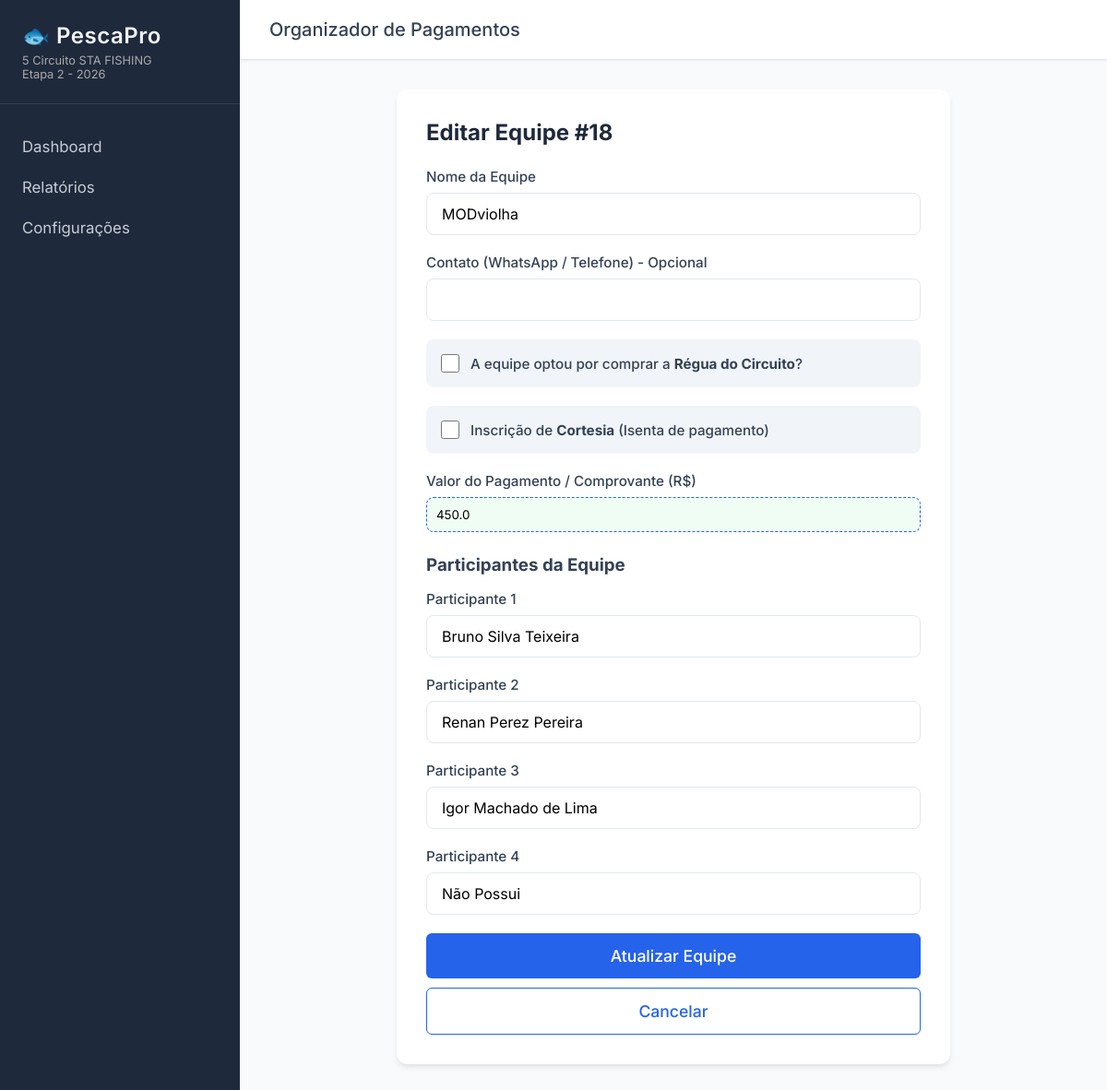
Before: /edit_team/18 with the older database file.
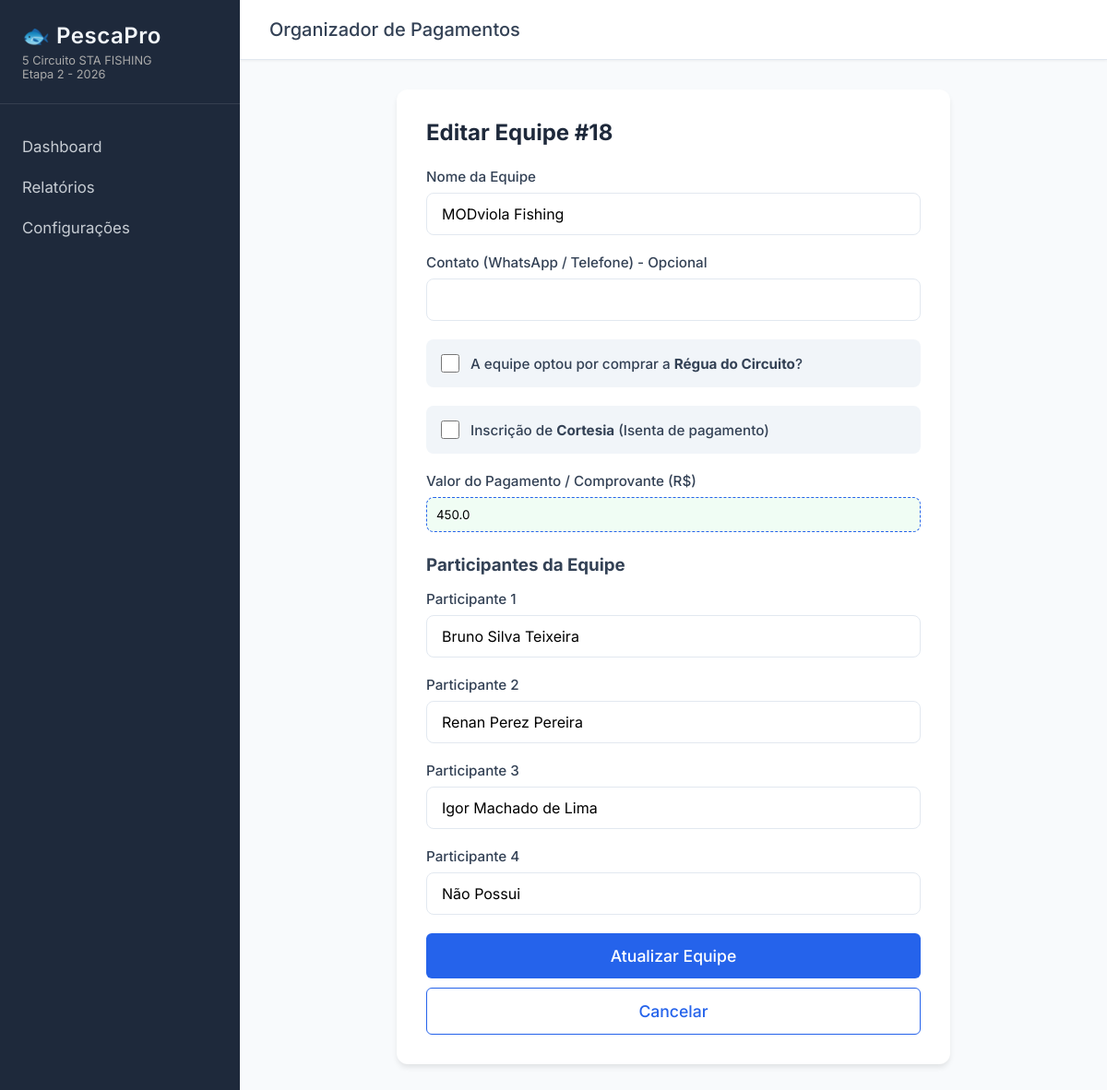
After: the same page with the newer database file.
### tables this page shows
CREATE TABLE settings (
            id INTEGER PRIMARY KEY CHECK (id = 1),
            circuit_name TEXT,
            stage_name TEXT
        , year TEXT DEFAULT '2026');

CREATE TABLE teams (
            id INTEGER PRIMARY KEY AUTOINCREMENT,
            name TEXT NOT NULL,
            contact TEXT,
            has_ruler BOOLEAN DEFAULT 0,
            payment_status TEXT DEFAULT 'Pendente',
            receipt_filename TEXT NOT NULL,
            created_at TIMESTAMP DEFAULT CURRENT_TIMESTAMP
        , participant1 TEXT, participant2 TEXT, participant3 TEXT, participant4 TEXT, circuit_name TEXT, stage_name TEXT, year TEXT, is_courtesy BOOLEAN DEFAULT 0, payment_amount REAL DEFAULT 0.0);

### app.py (the view, shortened to what this page needs)
@app.route('/edit_team/<int:team_id>', methods=['GET', 'POST'])
def edit_team(team_id):
    conn = get_db()
    team = conn.execute('SELECT * FROM teams WHERE id = ?', (team_id,)).fetchone()
    conn.close()
    if not team:
        flash('Equipe não encontrada.')
        return redirect(url_for('dashboard'))
    return render_template('edit_team.html', team=team)

### app.py (called while the page is built)
@app.context_processor
def inject_settings():
    try:
        conn = get_db()
        settings = conn.execute('SELECT * FROM settings WHERE id = 1').fetchone()
        conn.close()
        return dict(app_settings=settings)
    except:
        return dict()

### database.py (called while the page is built)
def get_db():
    conn = sqlite3.connect(DB_NAME)
    conn.row_factory = sqlite3.Row
    return conn

### templates/edit_team.html
{% extends "base.html" %}
{% block content %}
<div class="form-container">
    <h2>Editar Equipe #{{ team.id }}</h2>
    <form action="{{ url_for('edit_team', team_id=team.id) }}" method="POST" class="modern-form">
        <div class="form-group">
            <label for="name">Nome da Equipe</label>
            <input type="text" id="name" name="name" value="{{ team.name }}" required>
        </div>
        <div class="form-group">
            <label for="contact">Contato (WhatsApp / Telefone) - Opcional</label>
            <input type="text" id="contact" name="contact" value="{{ team.contact or '' }}">
        </div>
        <div class="form-group checkbox-group">
            <input type="checkbox" id="has_ruler" name="has_ruler" value="1" {% if team.has_ruler %}checked{% endif %}>
            <label for="has_ruler">A equipe optou por comprar a <strong>Régua do Circuito</strong>?</label>
        </div>
        <div class="form-group checkbox-group">
            <input type="checkbox" id="is_courtesy" name="is_courtesy" value="1" {% if team.is_courtesy %}checked{% endif %}>
            <label for="is_courtesy">Inscrição de <strong>Cortesia</strong> (Isenta de pagamento)</label>
        </div>
        <div class="form-group">
            <label for="payment_amount">Valor do Pagamento / Comprovante (R$)</label>
            <input type="number" id="payment_amount" name="payment_amount" step="0.01" min="0" value="{{ team.payment_amount or '0.00' }}" placeholder="Ex: 250.00" class="file-input">
        </div>
        <h3 style="margin-top: 1.5rem; margin-bottom: 1rem;">Participantes da Equipe</h3>
        <div class="form-group">
            <label for="participant1">Participante 1</label>
            <input type="text" id="participant1" name="participant1" value="{{ team.participant1 }}" required>
        </div>
        <div class="form-group">
            <label for="participant2">Participante 2</label>
            <input type="text" id="participant2" name="participant2" value="{{ team.participant2 }}" required>
        </div>
        <div class="form-group">
            <label for="participant3">Participante 3</label>
            <input type="text" id="participant3" name="participant3" value="{{ team.participant3 }}" required>
        </div>
        <div class="form-group">
            <label for="participant4">Participante 4</label>
            <input type="text" id="participant4" name="participant4" value="{{ team.participant4 }}" required>
        </div>
        <button type="submit" class="btn btn-large btn-primary w-100">Atualizar Equipe</button>
        <a href="{{ url_for('dashboard') }}" class="btn btn-large btn-outline w-100" style="margin-top: 10px; display: block; text-align: center; text-decoration: none;">Cancelar</a>
    </form>
</div>
{% endblock %}

### templates/base.html (shortened to what this page needs)
<!DOCTYPE html>
<html lang="pt-BR">
<head>
    <link rel="stylesheet" href="{{ url_for('static', filename='css/style.css') }}">
</head>
<body>
    <div class="app-container">
        <aside class="sidebar">
            <div class="sidebar-header">
                <h2>🐟 PescaPro</h2>
                {% if app_settings %}
                <p style="font-size: 0.8rem; margin-top: 5px; color: #aaa;">
                    {{ app_settings.circuit_name }} <br>
                    {{ app_settings.stage_name }} - {{ app_settings.year }}
                </p>
                {% endif %}
            </div>
            <nav class="sidebar-nav">
                <a href="{{ url_for('dashboard') }}" class="nav-link">Dashboard</a>
                <a href="{{ url_for('results') }}" class="nav-link">Relatórios</a>
                <a href="{{ url_for('settings') }}" class="nav-link">Configurações</a>
            </nav>
        </aside>
        <main class="main-content">
            <header class="top-header">
                <h1>Organizador de Pagamentos</h1>
            </header>
            <div class="content-area">
                {% block content %}{% endblock %}
            </div>
        </main>
    </div>
</body>
</html>

### static/css/style.css (style rules this page uses)
:root { --primary: #2563eb; --primary-hover: #1d4ed8; --bg-color: #f8fafc; --sidebar-bg: #1e293b; --sidebar-text: #f1f5f9; --text-main: #334155; --card-bg: #ffffff; --border-color: #e2e8f0; --success: #10b981; --warning: #f59e0b; --error: #ef4444; }
* { margin: 0; padding: 0; box-sizing: border-box; font-family: 'Inter', sans-serif; }
body { background-color: var(--bg-color); color: var(--text-main); }
.app-container { display: flex; min-height: 100vh; }
.sidebar { width: 260px; background-color: var(--sidebar-bg); color: var(--sidebar-text); display: flex; flex-direction: column; }
.sidebar-header { padding: 24px; border-bottom: 1px solid rgba(255,255,255,0.1); }
.sidebar-header h2 { font-size: 1.5rem; font-weight: 600; letter-spacing: 0.5px; }
.sidebar-nav { display: flex; flex-direction: column; padding: 24px 0; }
.nav-link { color: var(--sidebar-text); text-decoration: none; padding: 12px 24px; font-size: 1.05rem; transition: all 0.3s ease; opacity: 0.8; }
.main-content { flex: 1; display: flex; flex-direction: column; overflow-x: hidden; }
.top-header { background-color: var(--card-bg); padding: 20px 32px; box-shadow: 0 1px 3px rgba(0,0,0,0.05); border-bottom: 1px solid var(--border-color); }
.top-header h1 { font-size: 1.25rem; font-weight: 500; }
.content-area { padding: 32px; flex: 1; }
.form-container { background: var(--card-bg); padding: 32px; border-radius: 12px; box-shadow: 0 4px 6px -1px rgba(0,0,0,0.1); max-width: 600px; margin: 0 auto; }
.form-container h2 { margin-bottom: 24px; color: var(--sidebar-bg); }
.modern-form .form-group { margin-bottom: 20px; }
.modern-form label { display: block; margin-bottom: 8px; font-weight: 500; font-size: 0.95rem; }
.modern-form input[type="text"] { width: 100%; padding: 12px 16px; border: 1px solid var(--border-color); border-radius: 8px; font-size: 1rem; transition: border-color 0.3s ease; }
.checkbox-group { display: flex; align-items: center; gap: 12px; padding: 16px; background-color: #f1f5f9; border-radius: 8px; }
.checkbox-group input[type="checkbox"] { width: 20px; height: 20px; cursor: pointer; }
.checkbox-group label { margin-bottom: 0; cursor: pointer; }
.file-input { width: 100%; padding: 10px; border: 1px dashed var(--primary); border-radius: 8px; background-color: #f0fdf4; }
.btn { display: inline-block; cursor: pointer; border: none; border-radius: 6px; font-weight: 500; transition: all 0.2s ease; }
.btn-primary { background-color: var(--primary); color: white; padding: 8px 16px; }
.btn-outline { background-color: transparent; border: 1px solid var(--primary); color: var(--primary); padding: 6px 12px; }
.btn-large { padding: 14px 24px; font-size: 1.1rem; }
.w-100 { width: 100%; }

Changed rows visible on the page:
changed teams "Bruno Silva Teixeira": name "MODviolha" → "MODviola Fishing"
